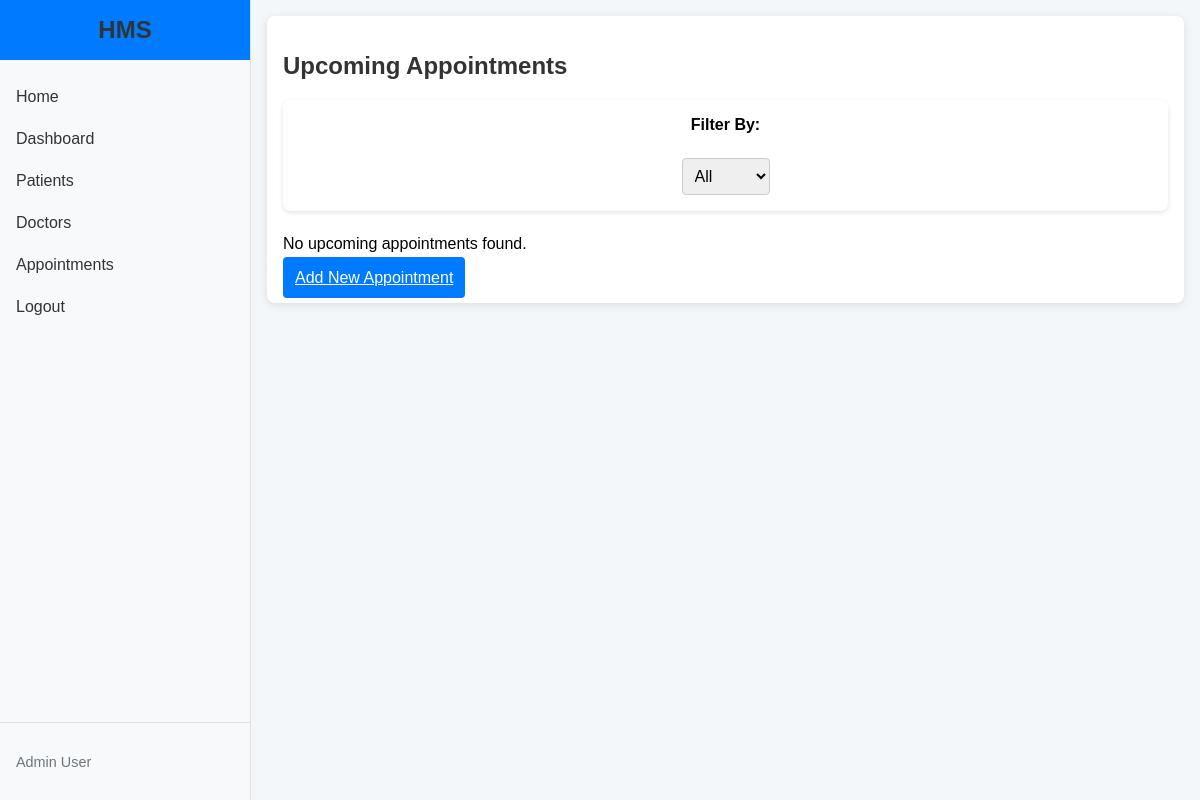
The app's page /appointments/ (signed in), older data.
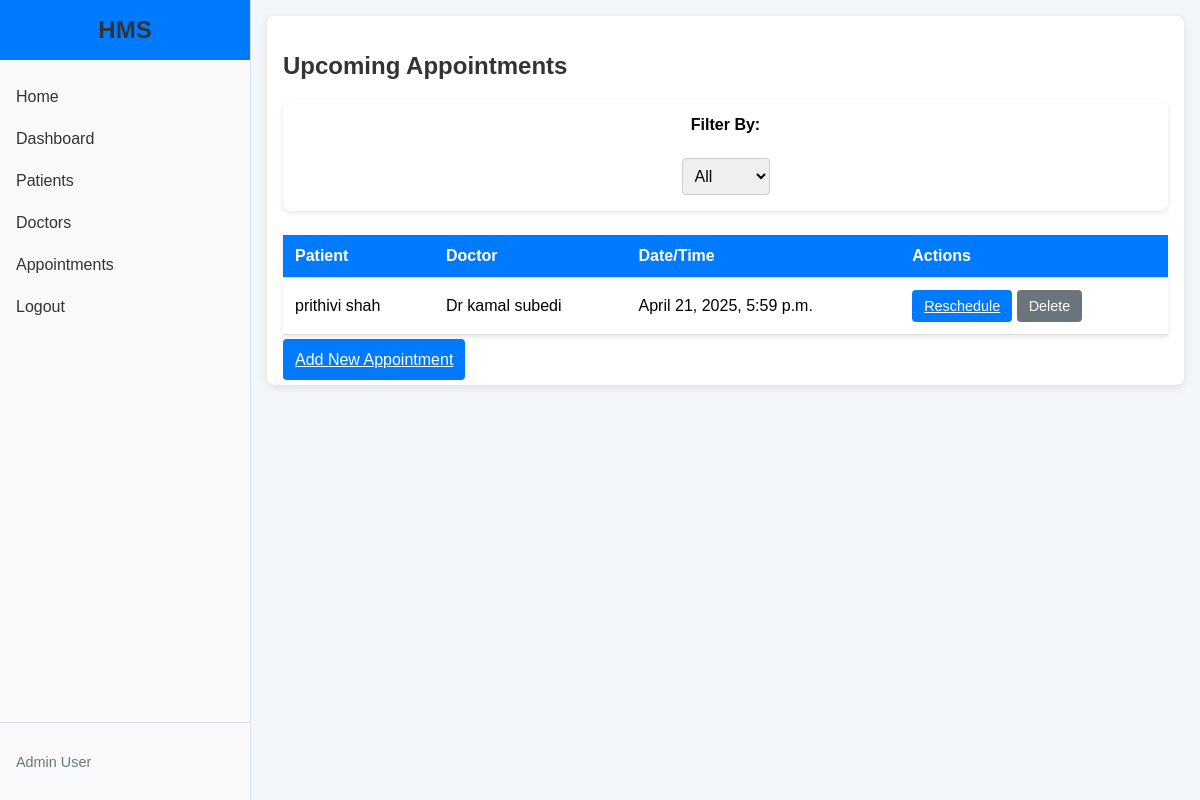
The same page, newer data.
### core/models.py (models this page shows, shortened)
class Appointment(models.Model):
    patient = models.ForeignKey(Patient, on_delete=models.CASCADE)
    doctor = models.ForeignKey(Doctor, on_delete=models.CASCADE)
    appointment_date = models.DateTimeField()
    created_at = models.DateTimeField(auto_now_add=True)

class Patient(models.Model):
    patient_id = models.CharField(max_length=10, unique=True, editable=False)
    first_name = models.CharField(max_length=50)
    middle_name = models.CharField(max_length=50, blank=True)
    last_name = models.CharField(max_length=50)
    date_of_birth = models.DateField()
    GENDER_CHOICES = [
        ('M', 'Male'),
        ('F', 'Female'),
        ('O', 'Other'),
    ]
    gender = models.CharField(max_length=1, choices=GENDER_CHOICES)
    MARITAL_STATUS_CHOICES = [
        ('S', 'Single'),
        ('M', 'Married'),
        ('D', 'Divorced'),
        ('W', 'Widowed'),
        ('O', 'Other'),
    ]
    marital_status = models.CharField(max_length=1, choices=MARITAL_STATUS_CHOICES, blank=True)
    nationality = models.CharField(max_length=100, blank=True)
    primary_phone = models.CharField(max_length=15)
    secondary_phone = models.CharField(max_length=15, blank=True)
    email = models.EmailField(blank=True)
    address_street = models.CharField(max_length=200)
    address_city = models.CharField(max_length=100)
    address_state = models.CharField(max_length=100)
    address_postal = models.CharField(max_length=20)
    address_country = models.CharField(max_length=100)
    permanent_address_same = models.BooleanField(default=True)
    emergency_contact_name = models.CharField(max_length=100)
    RELATIONSHIP_CHOICES = [
        ('P', 'Parent'),
        ('S', 'Spouse'),
        ('B', 'Sibling'),
        ('F', 'Friend'),
        ('O', 'Other'),
    ]
    emergency_contact_relationship = models.CharField(max_length=1, choices=RELATIONSHIP_CHOICES)
    emergency_contact_phone = models.CharField(max_length=15)
    BLOOD_GROUP_CHOICES = [
        ('A+', 'A+'), ('A-', 'A-'),
        ('B+', 'B+'), ('B-', 'B-'),
        ('AB+', 'AB+'), ('AB-', 'AB-'),
        ('O+', 'O+'), ('O-', 'O-'),
        ('U', 'Unknown'),
    ]
    blood_group = models.CharField(max_length=3, choices=BLOOD_GROUP_CHOICES, default='U')
    allergies = models.TextField(blank=True, default='None')
    chronic_conditions = models.TextField(blank=True, default='None')
    current_medications = models.TextField(blank=True, default='None')
    insurance_provider = models.CharField(max_length=100, blank=True, default='Self-Pay')
    insurance_policy_number = models.CharField(max_length=50, blank=True)
    billing_address_same = models.BooleanField(default=True)
    consent_for_treatment = models.BooleanField(default=False)
    doctor = models.ForeignKey('Doctor', on_delete=models.SET_NULL, null=True, blank=True)

class Doctor(models.Model):
    doctor_id = models.CharField(max_length=10, unique=True, editable=False)
    name = models.CharField(max_length=100)
    department = models.CharField(max_length=50)
    experience_years = models.PositiveIntegerField()
    created_at = models.DateTimeField(auto_now_add=True)

### core/views.py (the view)
# urls.py: path('appointments/', views.appointment_list, name='appointment_list'),
@login_required
def appointment_list(request):
    filter_by = request.GET.get('filter_by', 'all')
    appointments = Appointment.objects.filter(appointment_date__gte=timezone.now()).order_by('appointment_date')
    if filter_by == 'patient' and request.GET.get('patient_id'):
        appointments = appointments.filter(patient_id=request.GET.get('patient_id'))
    elif filter_by == 'doctor' and request.GET.get('doctor_id'):
        appointments = appointments.filter(doctor_id=request.GET.get('doctor_id'))
    patients = Patient.objects.all()
    doctors = Doctor.objects.all()
    context = {
        'appointments': appointments,
        'patients': patients,
        'doctors': doctors,
        'filter_by': filter_by,
    }
    return render(request, 'appointment_list.html', context)

### templates/appointment_list.html (shortened to what this page needs)
{% extends 'base.html' %}
{% load static %}
{% block content %}
    <div class="content-wrapper">
        <div class="form-container">
            <h2>Upcoming Appointments</h2>
            <div class="filter-form">
                <form method="get">
                    <div class="form-group">
                        <label>Filter By:</label>
                        <select name="filter_by" onchange="this.form.submit()">
                            <option value="all" {% if filter_by == 'all' %}selected{% endif %}>All</option>
                        </select>
                    </div>
                </form>
            </div>
            {% if appointments %}
                <table class="appointment-table">
                    <thead>
                        <tr>
                            <th>Patient</th>
                            <th>Doctor</th>
                            <th>Date/Time</th>
                            <th>Actions</th>
                        </tr>
                    </thead>
                    <tbody>
                        {% for appointment in appointments %}
                            <tr>
                                <td>{{ appointment.patient.first_name }} {{ appointment.patient.last_name }}</td>
                                <td>{{ appointment.doctor.name }}</td>
                                <td>{{ appointment.appointment_date }}</td>
                                <td>
                                    <a href="{% url 'edit_appointment' appointment.id %}" class="btn btn-primary btn-small">Reschedule</a>
                                    <form method="post" action="{% url 'delete_appointment' appointment.id %}" style="display:inline;">
                                        <button type="submit" class="btn btn-secondary btn-small" onclick="return confirm('Are you sure you want to delete this appointment?')">Delete</button>
                                    </form>
                                </td>
                            </tr>
                        {% endfor %}
                    </tbody>
                </table>
            {% else %}
                <p>No upcoming appointments found.</p>
            {% endif %}
            <a href="{% url 'add_appointment' %}" class="btn btn-primary">Add New Appointment</a>
        </div>
    </div>
{% endblock %}

Row changes from the older to the newer data that the page shows:
added Appointment: patient.first_name "prithivi", patient.last_name "shah", doctor.name "Dr kamal subedi", appointment_date "April 21, 2025, 5:59 p.m."
Text that changed along with them:
text no longer shown: "No upcoming appointments found."
text now shown: "Patient Doctor Date/Time Actions"
